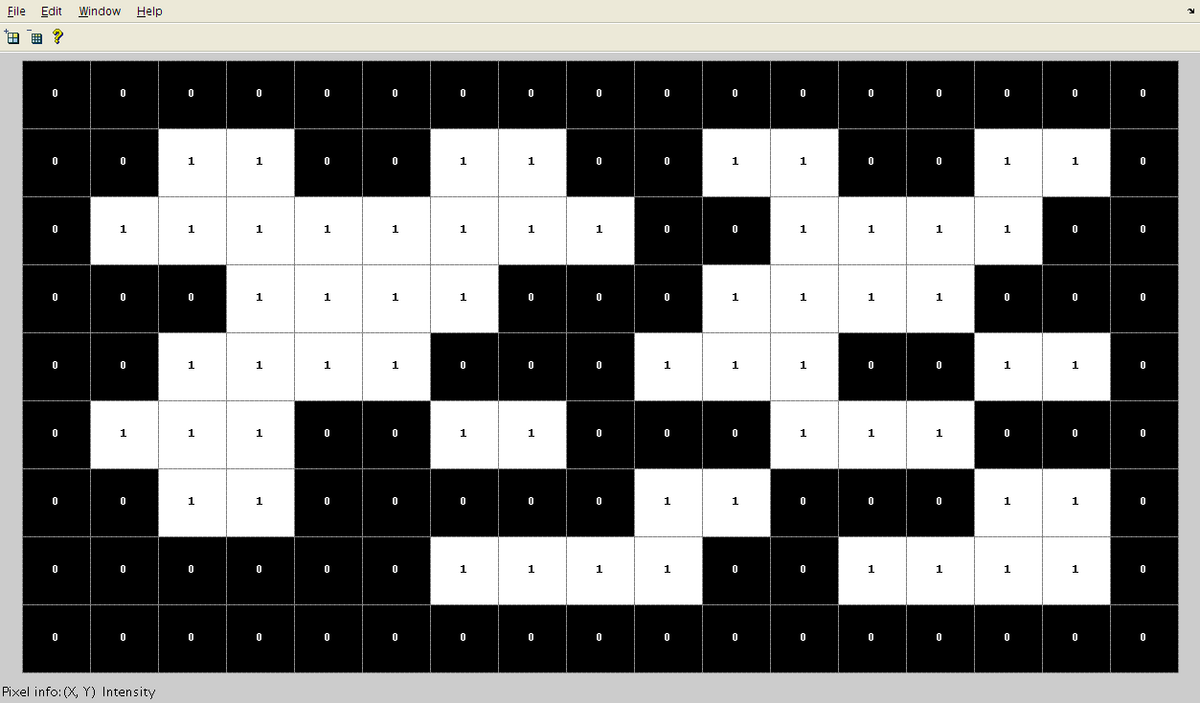
#> input picture EXP10 Test.png, 1200 x 703 px
$ python EXP-10.py
#> lines starting #> are read from the running program, lines starting #| are printed output that depends on the picture; after the words box and inside, x2 and y2 are one past the last pixel; in counts of white or black regions, pixels touching at a corner belong together
"""For the image given below (provided with the lab handout), apply the connected
component labelling and count the total number of white objects. First threshold the
images and then do connected component analysis. You can use the following code"""

import cv2
import numpy as np
# Load the image
image = cv2.imread('EXP10 Test.png', 0)  # Replace 'image.jpg' with the actual image file path
#> image: shape (703, 1200); min 0, max 255, mean 118.4

# Threshold the image
_, thresholded = cv2.threshold(image, 127, 255, cv2.THRESH_BINARY)
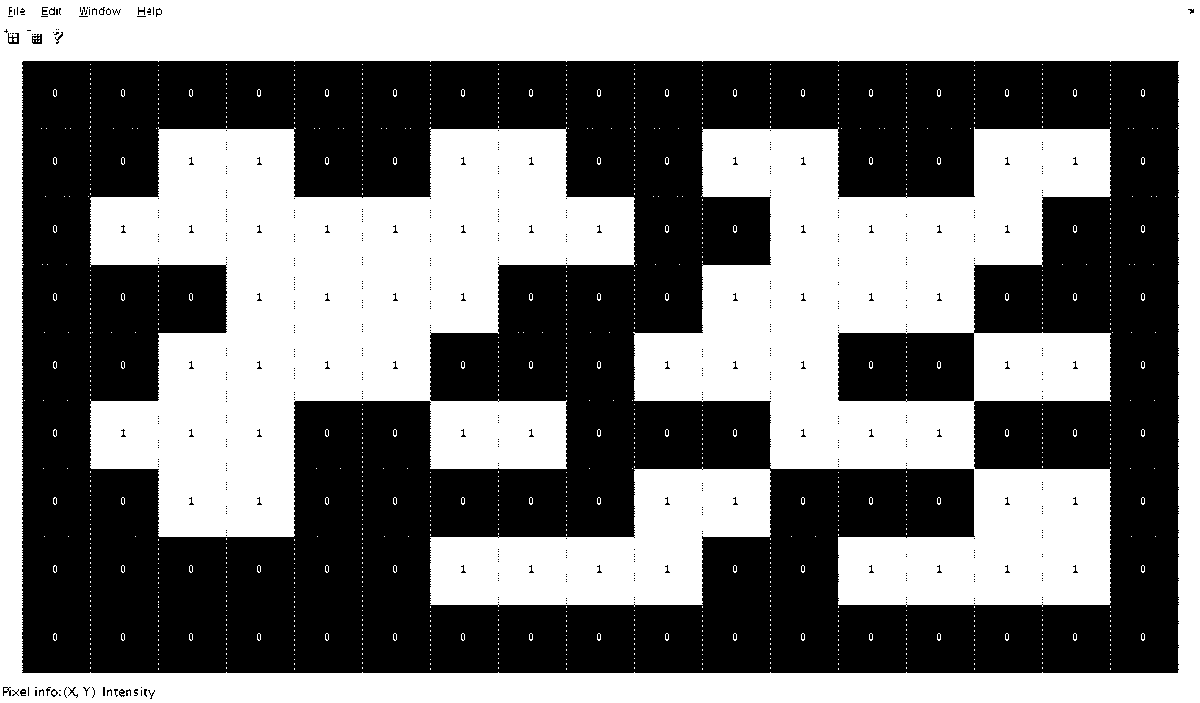
#> thresholded: shape (703, 1200); 48.6% white; 1114 white regions (1110 under 20 px), largest, box (x1, y1, x2, y2) and area: (0, 0, 1200, 703) 135414, (90, 127, 635, 537) 124153, (633, 127, 1111, 607) 119763, (430, 467, 771, 607) 27610

# Apply connected component analysis
num_labels, labels = cv2.connectedComponents(thresholded)
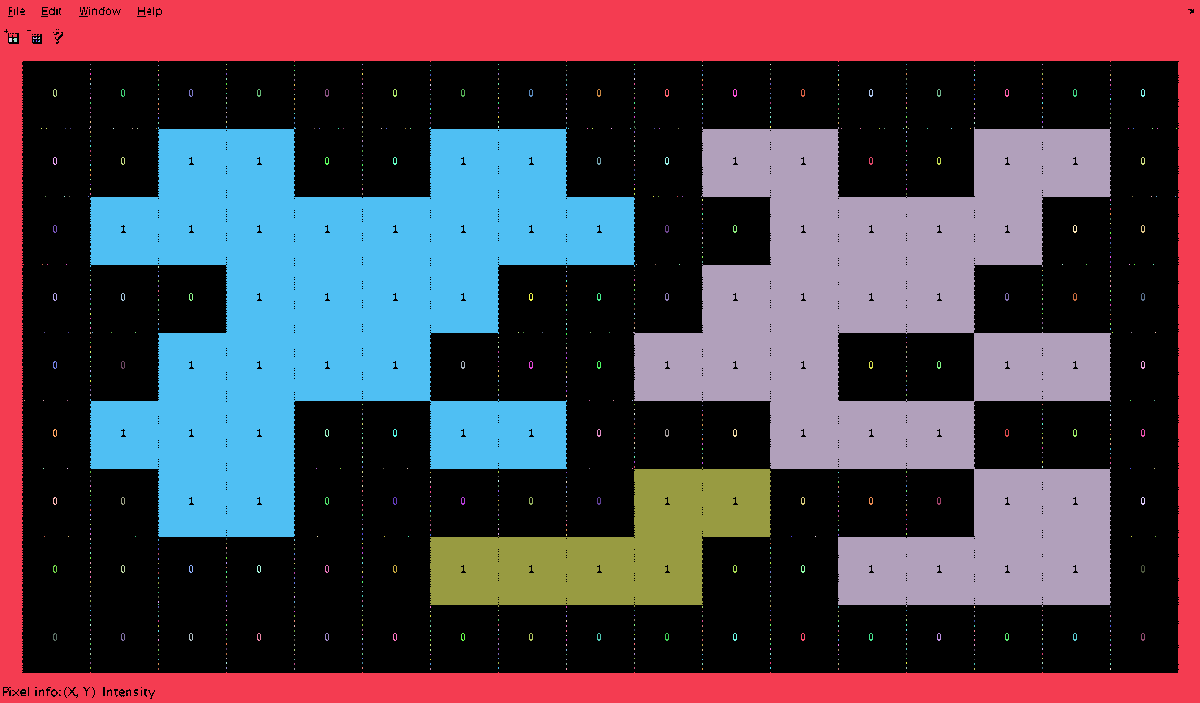
#> labels: shape (703, 1200) int32; 1115 distinct labels, from 0 to 1114; one colour per label, 0 black
#> num_labels = 1115

# Count the total number of white objects (excluding the background)
num_objects = num_labels - 1
#> num_objects = 1114

print("Total number of white objects:", num_objects)
#| Total number of white objects: 1114
# Label the white objects in the image
colored_labels = cv2.applyColorMap(labels.astype(np.uint8), cv2.COLORMAP_JET)
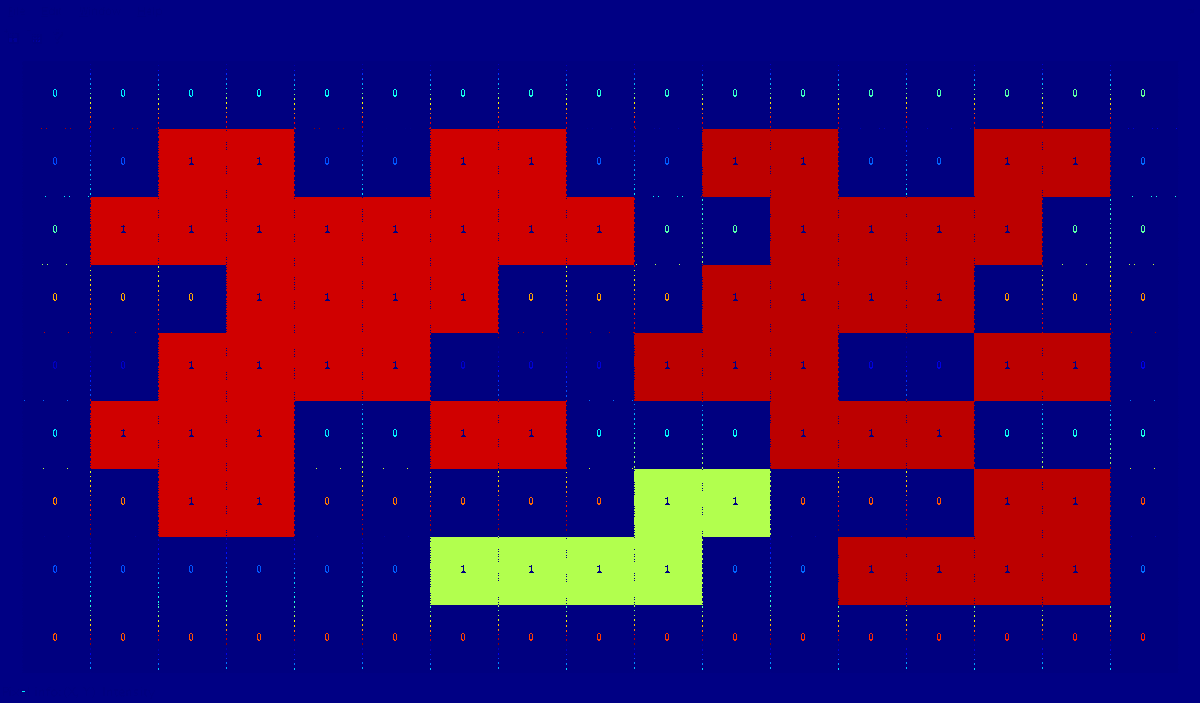
#> colored_labels: shape (703, 1200, 3); mean B, G, R 90, 8.9, 63.6

# Save the labeled image to disk
cv2.imwrite("labeled_image.jpg", colored_labels)
